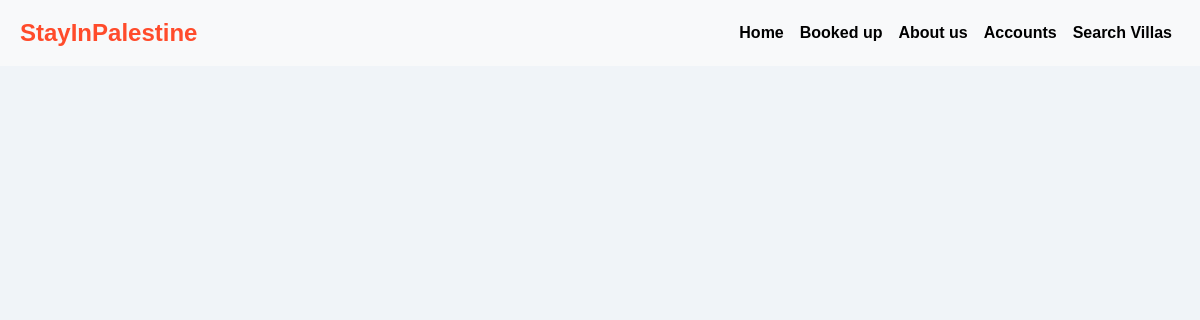
The page /villas/Jericho/ on the database as committed earlier.
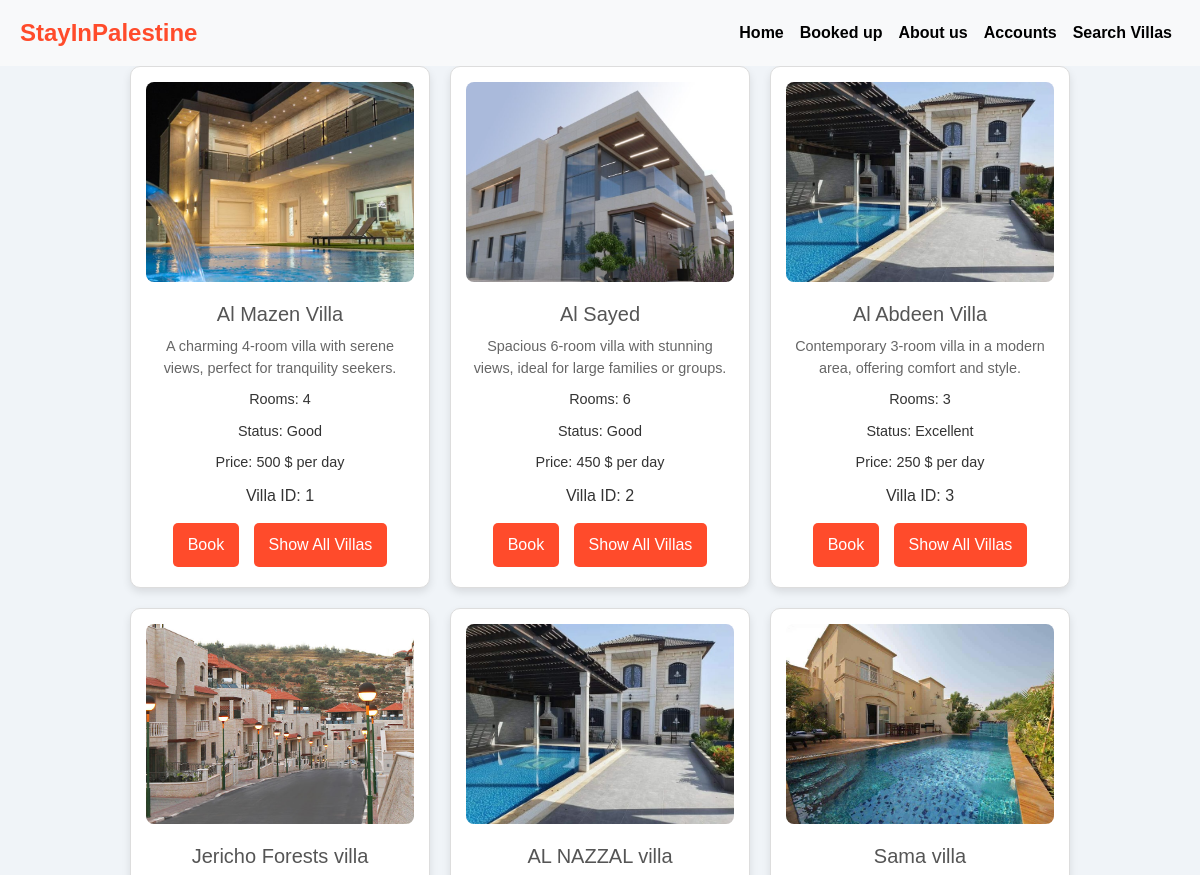
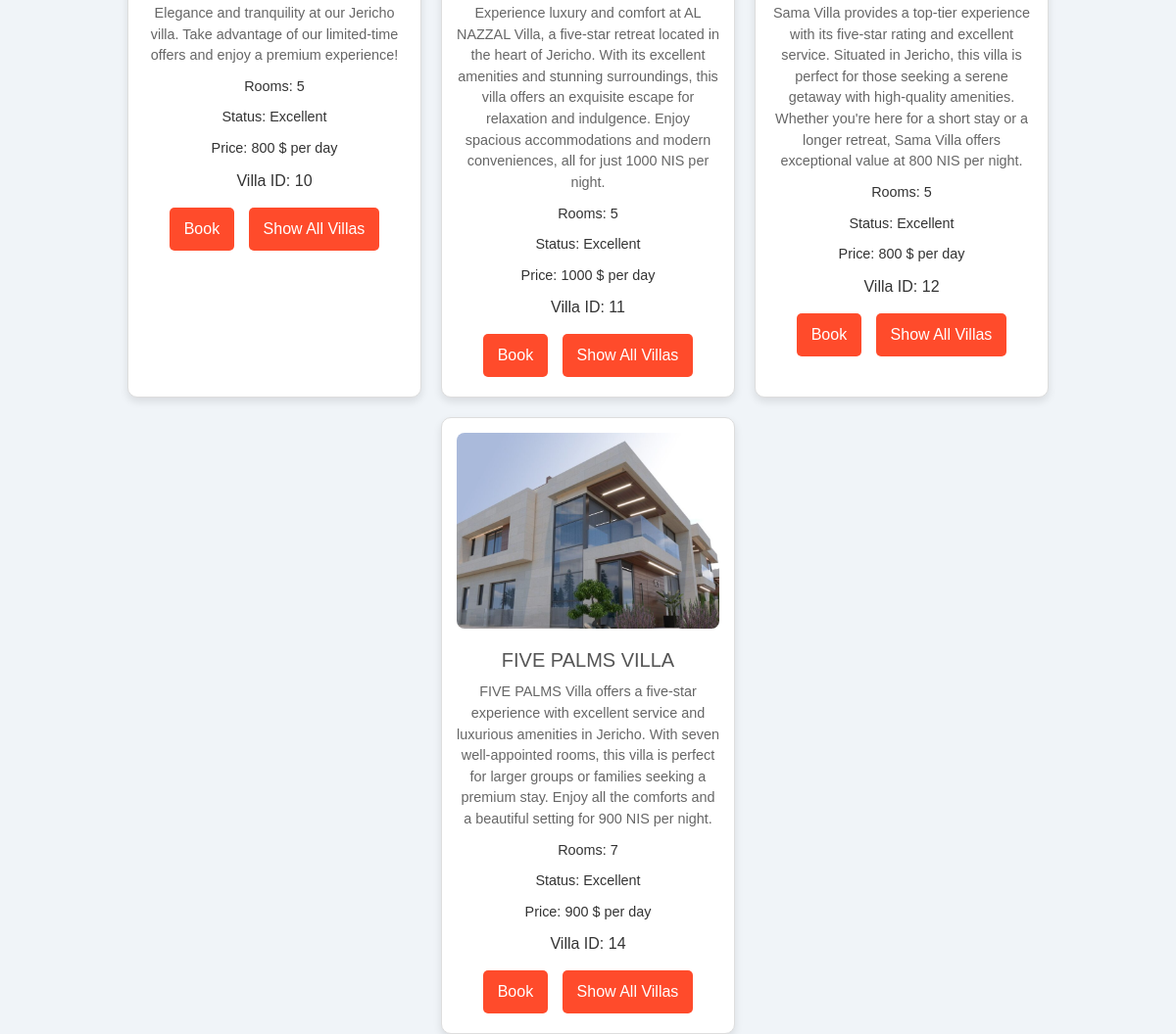
The same page on the database as committed later (2 pictures, top to bottom).
### group/models.py (models this page shows)
class villas(models.Model):
    image = models.ImageField(upload_to='img')
    name = models.CharField(max_length=30)
    desc = models.TextField()
    rooms = models.IntegerField()
    status = models.CharField(max_length=20)
    location = models.CharField(max_length=30)
    price = models.IntegerField()
    user_id = models.ForeignKey(user, on_delete=models.CASCADE)

### group/views.py (the view)
# urls.py: path('villas/<str:location>/', views.villas_by_location, name='villas_by_location'),
def villas_by_location(request, location):
    First_name = request.session.get('First_name')
    Last_name = request.session.get('Last_name')
    if First_name and Last_name:
        user_name = f"{First_name} {Last_name}"
    else:
        user_name = None
    villass = villas.objects.filter(location=location)
    return render(request, 'villas_by_location.html', {'villas': villass ,'user_name': user_name})

### group/templates/villas_by_location.html (shortened to what this page needs)
<!DOCTYPE html>
<html lang="en">
<head>
    {% load static %}
    <link href="https://stackpath.bootstrapcdn.com/bootstrap/4.5.2/css/bootstrap.min.css" rel="stylesheet">
    <link rel="stylesheet" href="{% static 'css/location.css' %}">
</head>
<body>
      <nav class="navbar navbar-expand-lg bg-light">
        <a class="navbar-brand" href="{% url 'index' %}">StayInPalestine</a>
        <div class="collapse navbar-collapse" id="navbarNav">
            <ul class="navbar-nav ml-auto">
                <li class="nav-item">
                    <a class="nav-link" href="{% url 'index' %}">Home</a>
                </li>
                <li class="nav-item">
                    <a class="nav-link" href="{% url 'booked' %}">Booked up</a>
                </li>
                <li class="nav-item">
                    <a class="nav-link" href="{% url 'about' %}">About us</a>
                </li>
                    {% if user_name %}
                    <a class="nav-link" href="{% url 'logout' %}">Logout</a>
                {% else %}
                <li class="nav-item">
                    <a class="nav-link" href="{% url 'login' %}">Accounts</a>
                    {% endif %}
                </li>
                <li class="nav-item">
                    <a class="nav-link" href="{% url 'villas' %}">Search Villas</a>
                </li>
            </ul>
        </div>
    </nav>
        <div class="villa-details">
          {% for villa in villas %}
              <div class="villa-card">
                  <img src="{{ villa.image.url }}" class="villa-image" alt="Villa Image">
                  <h2 class="villa-name">{{ villa.name }}</h2>
                  <p class="villa-desc">{{ villa.desc }}</p>
                  <p class="villa-rooms">Rooms: {{ villa.rooms }}</p>
                  <p class="villa-status">Status: {{ villa.status }}</p>
                  <p class="villa-price">Price: {{ villa.price }} $ per day</p>
                  <div class="villa-actions">
                      <p class="villa-id">Villa ID: {{ villa.id }}</p>
                      <a href="{% url 'booking' villa.id %}" class="action-button">Book</a>
                      <a href="{% url 'villas' %}" class="action-button">Show All Villas</a>
                  </div>
              </div>
          {% endfor %}
        </div>
</body>
</html>

### group/static/css/location.css (style rules this page uses)
body { font-family: Arial, sans-serif; background: #f0f4f8; color: #333; }
.navbar { background: #ad184c; width: 100%; left: 0; right: 0; top: 0; z-index: 10; padding: 10px 20px; }
.navbar-brand { color: #ff4b2b !important; font-weight: bold; font-size: x-large; }
.navbar-nav .nav-link { color: black !important; font-weight: bold!important; }
.villa-details { display: flex; flex-wrap: wrap; gap: 20px; justify-content: center; }
.villa-card { background: #ffffff; border: 1px solid #ddd; border-radius: 10px; box-shadow: 0 4px 8px rgba(0, 0, 0, 0.1); overflow: hidden; width: 300px; padding: 15px; text-align: center; }
.villa-card h1, .villa-card h2, .villa-card p { margin: 10px 0; }
.villa-image { width: 100%; height: 200px; object-fit: cover; border-radius: 8px; margin-bottom: 10px; }
.villa-name { font-size: 1.25rem; color: #555; }
.villa-desc { font-size: 0.9rem; color: #666; }
.villa-rooms, .villa-status, .villa-price { font-size: 0.9rem; color: #333; }
.villa-actions { margin-top: 10px; }
.action-button { display: inline-block; padding: 10px 15px; margin: 5px; background:#ff4b2b; color: #fff; text-decoration: none; border-radius: 5px; font-weight: 500; }

Rows that differ between the two databases and show on the page:
now on this page (row edited): villas: image (picture), name "Al Mazen Villa", desc "A charming 4-room villa with serene views, perfect for tranquility seekers.", rooms "4", status "Good", price "500", id "1"
now on this page (row edited): villas: image (picture), name "Al Sayed", desc "Spacious 6-room villa with stunning views, ideal for large families or groups.", rooms "6", status "Good", price "450", id "2"
now on this page (row edited): villas: image (picture), name "Al Abdeen Villa", desc "Contemporary 3-room villa in a modern area, offering comfort and style.", rooms "3", status "Excellent", price "250", id "3"
added villas: image (picture), name "Jericho Forests villa", desc "Elegance and tranquility at our Jericho villa. Take advantage of our limited-time offers and enjoy a premium experience!", rooms "5", status "Excellent", price "800", id "10"
added villas: image (picture), name "AL NAZZAL villa", desc "Experience luxury and comfort at AL NAZZAL Villa, a five-star retreat located in the heart of Jericho. With its excellent amenities and stunning surroundings, this villa offers an exquisite escape for relaxation and indulgence. Enjoy spacious accommodations and modern conveniences, all for just 1000 NIS per night.", rooms "5", status "Excellent", price "1000", id "11"
added villas: image (picture), name "Sama villa", desc "Sama Villa provides a top-tier experience with its five-star rating and excellent service. Situated in Jericho, this villa is perfect for those seeking a serene getaway with high-quality amenities. Whether you're here for a short stay or a longer retreat, Sama Villa offers exceptional value at 800 NIS per night.", rooms "5", status "Excellent", price "800", id "12"
added villas: image (picture), name "FIVE PALMS VILLA", desc "FIVE PALMS Villa offers a five-star experience with excellent service and luxurious amenities in Jericho. With seven well-appointed rooms, this villa is perfect for larger groups or families seeking a premium stay. Enjoy all the comforts and a beautiful setting for 900 NIS per night.", rooms "7", status "Excellent", price "900", id "14"
